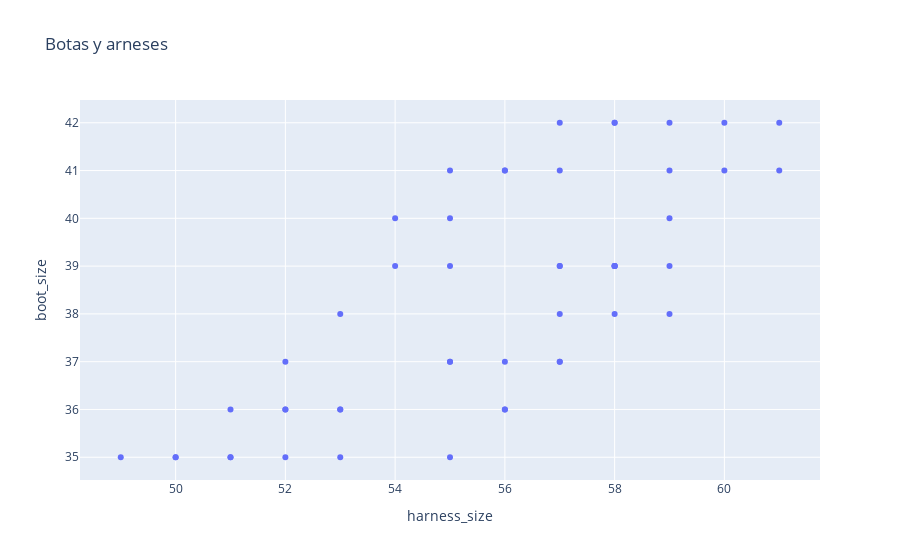

Here is the notebook cell this chart was saved with:
### Markdown cell above
Observa cómo el entrenamiento del modelo establece sus parámetros. Podríamos interpretarlos directamente, pero es más sencillo verlo como un gráfico:

### Code cell
import plotly.express as px
px.scatter(dataset,x="harness_size",y="boot_size",title='Botas y arneses')

### Figure 1 — Plotly figure (JSON) as saved in the notebook; plotly's stock layout.template omitted (floating-point values rounded to 4 significant figures)
{"data": [{"hovertemplate": "harness_size=%{x}<br>boot_size=%{y}<extra></extra>", "legendgroup": "", "marker": {"color": "#636efa", "symbol": "circle"}, "mode": "markers", "name": "", "orientation": "v", "showlegend": false, "type": "scatter", "x": [58, 58, 52, 58, 57, 52, 55, 53, 49, 54, 59, 56, 53, 58, 57, 58, 56, 51, 50, 59, 59, 59, 55, 50, 55, 52, 53, 54, 61, 56, 55, 60, 57, 56, 61, 58, 53, 57, 57, 55, 60, 51, 52, 56, 55, 57, 58, 57, 51, 59], "xaxis": "x", "y": [39, 38, 37, 39, 38, 35, 37, 36, 35, 40, 40, 36, 38, 39, 42, 42, 36, 36, 35, 41, 42, 38, 37, 35, 40, 36, 35, 39, 41, 37, 35, 41, 39, 41, 42, 42, 36, 37, 37, 39, 42, 35, 36, 41, 41, 41, 39, 39, 35, 39], "yaxis": "y"}], "layout": {"legend": {"tracegroupgap": 0}, "title": {"text": "Botas y arneses"}, "xaxis": {"anchor": "y", "domain": [0, 1], "title": {"text": "harness_size"}}, "yaxis": {"anchor": "x", "domain": [0, 1], "title": {"text": "boot_size"}}}}
